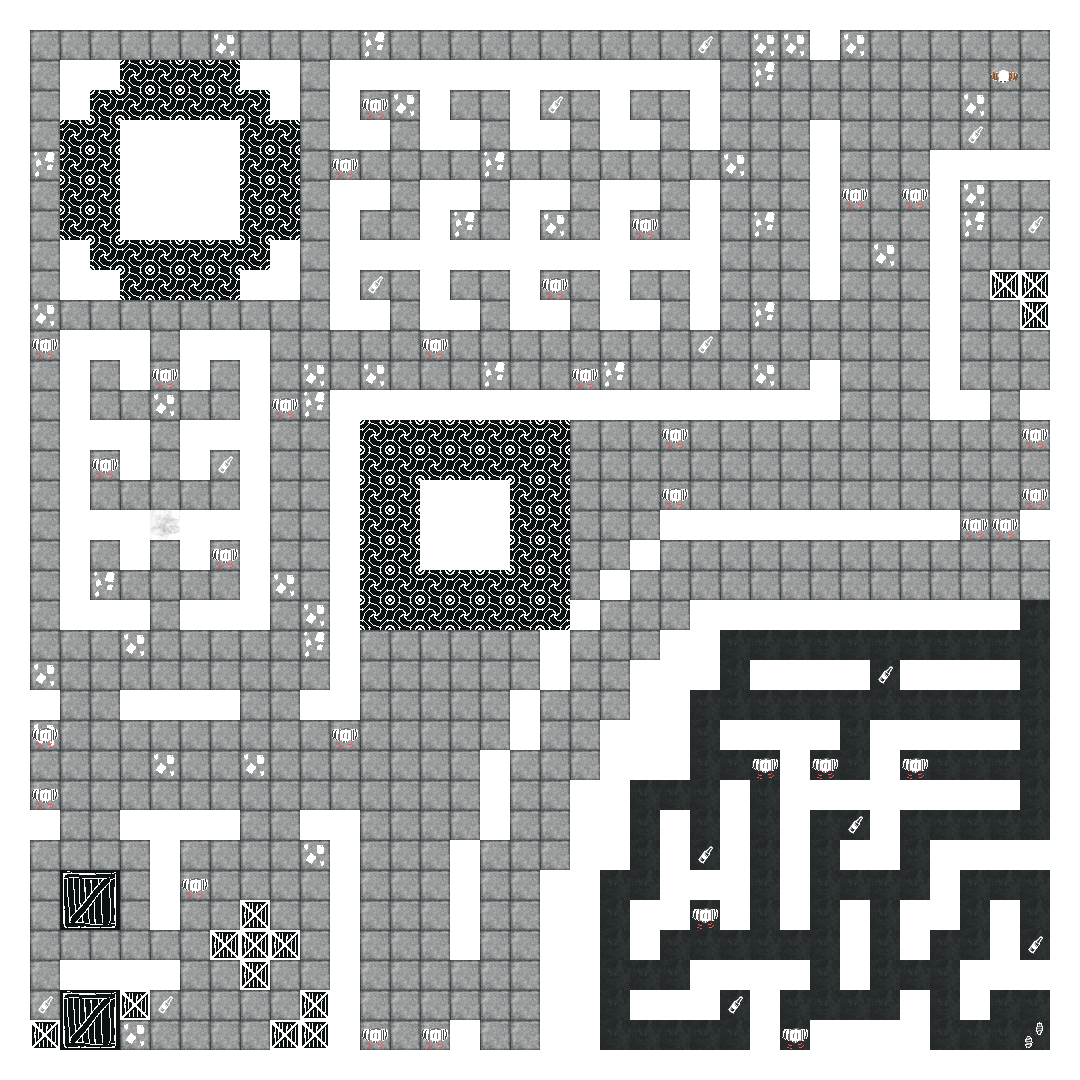

A 2D game scene composited from a Tiled map and its tileset images. What follows is a short description and the map's XML, with each tile layer's data collapsed to a summary:
An orthogonal 36x36 tile map with 30x30 px tiles, 6 tile layers (Background, Grass, Roads n Paths, physical object, ...).

<map version="1.5" tiledversion="1.6.0" orientation="orthogonal" renderorder="right-down" width="36" height="36" tilewidth="30" tileheight="30" infinite="0" nextlayerid="8" nextobjectid="1">
 <editorsettings>
  <export target="Level4.json" format="json" />
 </editorsettings>
 <tileset firstgid="1" name="VignetteEscapeTileSet" tilewidth="30" tileheight="30" tilecount="324" columns="18">
  <image source="VignetteEscapeTileSet.png" trans="ff00ff" width="540" height="540" />
 </tileset>
 <layer id="1" name="Background" width="36" height="36">
  <data>[1296 cells, 1296 non-empty, 3 distinct tile ids]</data>
 </layer>
 <layer id="6" name="Grass" width="36" height="36">
  <data>[1296 cells, 37 non-empty, 2 distinct tile ids]</data>
 </layer>
 <layer id="2" name="Roads n Paths" width="36" height="36">
  <data>[1296 cells, 0 non-empty, 0 distinct tile ids]</data>
 </layer>
 <layer id="3" name="physical object" width="36" height="36">
  <data>[1296 cells, 21 non-empty, 5 distinct tile ids]</data>
 </layer>
 <layer id="5" name="Important Obj" width="36" height="36">
  <data>[1296 cells, 46 non-empty, 4 distinct tile ids]</data>
 </layer>
 <layer id="4" name="Walls" width="36" height="36">
  <data>[1296 cells, 530 non-empty, 7 distinct tile ids]</data>
 </layer>
</map>
